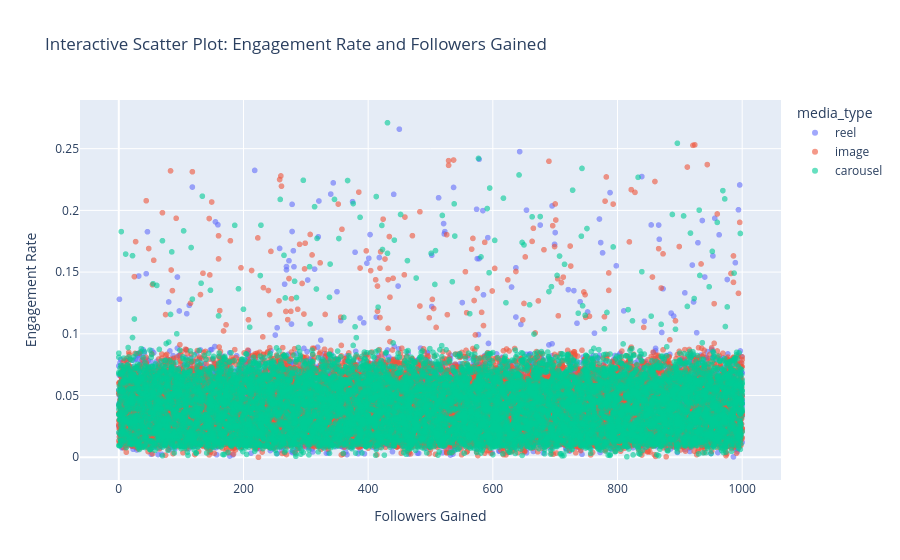

Write notebook code for a chart like this one.
### Markdown cell above
### 3.12 Interactive Plotly Scatter Plot: Engagement Rate and Followers Gained

I will use an interactive scatter plot to compare the engagement rate and followers gained for each post. Each point represents a post, and its color shows the media type. I can hover over a point to see more details, and use the chart controls to zoom or pan. This chart helps me explore how these measures relate in the dataset; it does not prove that one caused the other.

### Code cell
import plotly.express as px

fig = px.scatter(
    df_clean,
    x="followers_gained",
    y="engagement_rate",
    color="media_type",
    hover_data=["post_id", "account_type", "content_category"],
    opacity=0.6,
    title="Interactive Scatter Plot: Engagement Rate and Followers Gained"
)

fig.update_layout(
    xaxis_title="Followers Gained",
    yaxis_title="Engagement Rate"
)

fig.show()

### Figure 1 — Plotly figure (JSON) as saved in the notebook; plotly's stock layout.template omitted (floating-point values rounded to 4 significant figures; data arrays with more than 128 entries replaced by an {"elided": "..."} marker saying what was removed)
{"data": [{"customdata": {"elided": "7445x3 str values"}, "hovertemplate": "media_type=reel<br>followers_gained=%{x}<br>engagement_rate=%{y}<br>post_id=%{customdata[0]}<br>account_type=%{customdata[1]}<br>content_category=%{customdata[2]}<extra></extra>", "legendgroup": "reel", "marker": {"color": "#636efa", "opacity": 0.6, "symbol": "circle"}, "mode": "markers", "name": "reel", "showlegend": true, "type": "scattergl", "x": {"elided": "7445 int values"}, "xaxis": "x", "y": {"elided": "7445 float values"}, "yaxis": "y"}, {"customdata": {"elided": "11927x3 str values"}, "hovertemplate": "media_type=image<br>followers_gained=%{x}<br>engagement_rate=%{y}<br>post_id=%{customdata[0]}<br>account_type=%{customdata[1]}<br>content_category=%{customdata[2]}<extra></extra>", "legendgroup": "image", "marker": {"color": "#EF553B", "opacity": 0.6, "symbol": "circle"}, "mode": "markers", "name": "image", "showlegend": true, "type": "scattergl", "x": {"elided": "11927 int values"}, "xaxis": "x", "y": {"elided": "11927 float values"}, "yaxis": "y"}, {"customdata": {"elided": "10627x3 str values"}, "hovertemplate": "media_type=carousel<br>followers_gained=%{x}<br>engagement_rate=%{y}<br>post_id=%{customdata[0]}<br>account_type=%{customdata[1]}<br>content_category=%{customdata[2]}<extra></extra>", "legendgroup": "carousel", "marker": {"color": "#00cc96", "opacity": 0.6, "symbol": "circle"}, "mode": "markers", "name": "carousel", "showlegend": true, "type": "scattergl", "x": {"elided": "10627 int values"}, "xaxis": "x", "y": {"elided": "10627 float values"}, "yaxis": "y"}], "layout": {"legend": {"title": {"text": "media_type"}, "tracegroupgap": 0}, "title": {"text": "Interactive Scatter Plot: Engagement Rate and Followers Gained"}, "xaxis": {"anchor": "y", "domain": [0, 1], "title": {"text": "Followers Gained"}}, "yaxis": {"anchor": "x", "domain": [0, 1], "title": {"text": "Engagement Rate"}}}}
